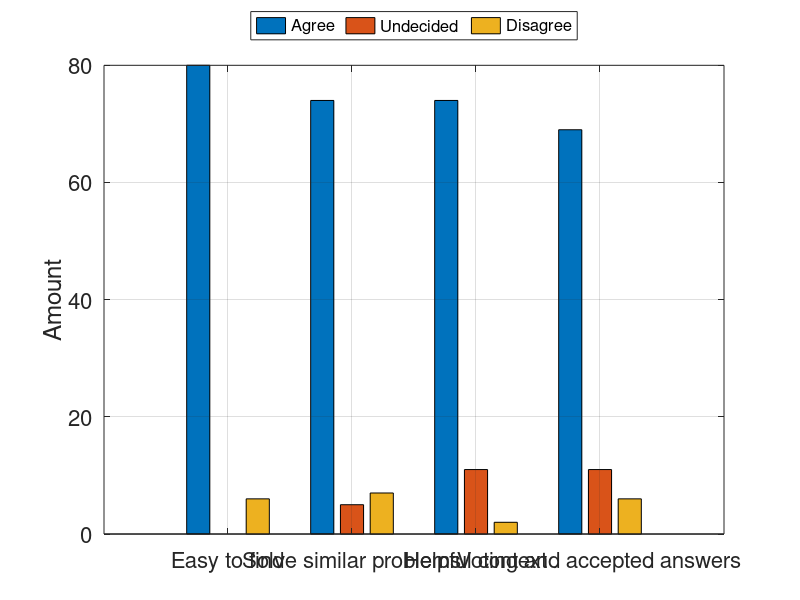

Recreate this plot in MATLAB.
rankings = [80 0 6; 
    74 5 7; 
    74 11 2; 
    69 11 6];

bar_handle = bar(rankings,'grouped');
% ylim([0 120])
ylabel('Amount','FontSize',16);
xticklabels({'Easy to find', 
    'Solve similar problems', 
    'Helpful context', 
    'Voting and accepted answers'});
xtickangle(30);
set(gca,'fontsize',16);
grid on

l = cell(1,3);
l{1}='Agree'; l{2}='Undecided'; l{3}='Disagree';
legend(bar_handle,l,'Location','northoutside','fontsize',12,'Orientation','horizontal');

% print('survey_snippet_source', '-bestfit', '-dpdf')